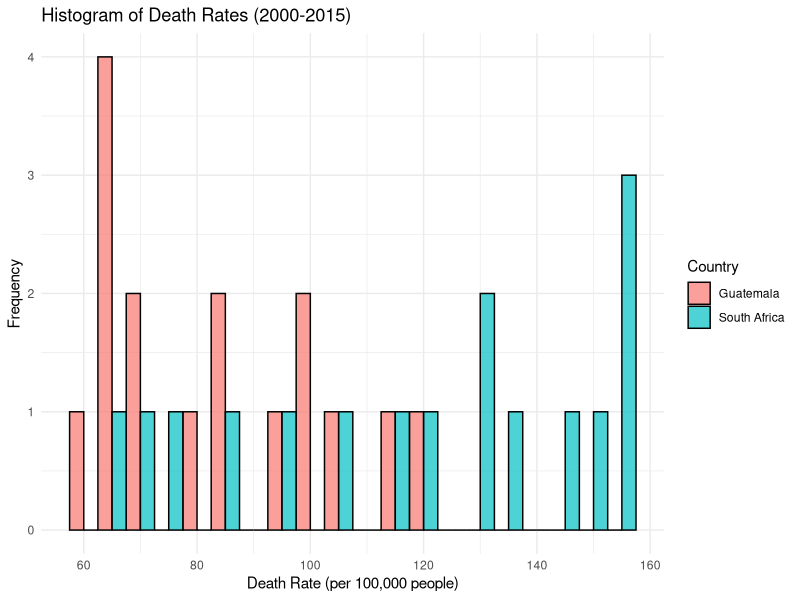

Source code (R):
# Load necessary library
library(ggplot2)

# Load the dataset
data <- read.csv("5- respiratory-infection-death-rate-who-mdb.csv")

# Rename columns for clarity
colnames(data) <- c("Entity", "Code", "Year", "Death_Rate")

# Filter data for the years 2000 to 2015 and the specific countries
filtered_data <- subset(data, Year >= 2000 & Year <= 2015 & Entity %in% c("South Africa", "Guatemala"))

# Create histograms for the two countries
ggplot(filtered_data, aes(x = Death_Rate, fill = Entity)) +
  geom_histogram(binwidth = 5, alpha = 0.7, position = "dodge", color = "black") +
  labs(title = "Histogram of Death Rates (2000-2015)",
       x = "Death Rate (per 100,000 people)",
       y = "Frequency",
       fill = "Country") +
  theme_minimal()
